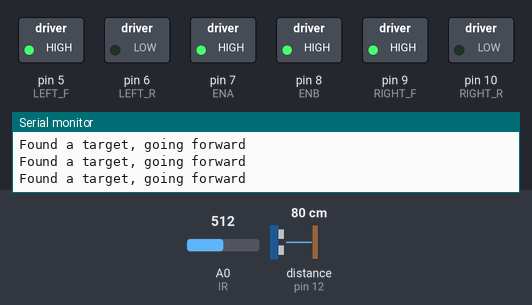
A sketch run on a simulated Arduino Uno, built with avr-gcc and run on an emulated ATmega328P. On the bench: switched loads named in the sketch (green lamp = pin HIGH), the last lines printed to the serial monitor. Wiring (inferred from the names in the program): ultrasonic range finder: trigger pin 11; echo pin 12. Inputs (shaded band) come from the test bench; at power-on: distance to the obstacle (sensor on pin 12) 80 cm, A0 (IR) = 512. The echo pulse lasts 58.3 µs per cm; pins used as bus, display or sensor lines are not drawn.

Above: at 1.2 s.
1.3 s: distance to the obstacle (sensor on pin 12) set to 85 cm
At 2.5 s:
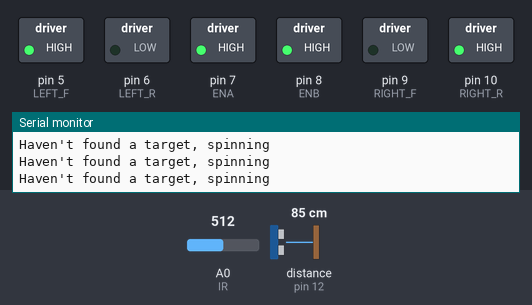
2.8 s: A0 (IR) set to 639
5.8 s: A0 (IR) set to 664
At 6.8 s:
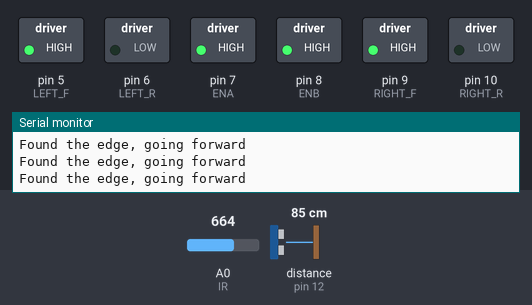
7.8 s: A0 (IR) set to 640
At 8.4 s:
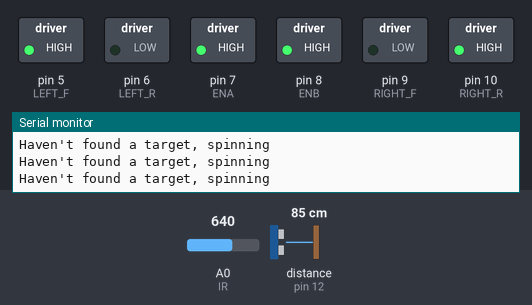
9.3 s: distance to the obstacle (sensor on pin 12) set to 2 cm
At 10.2 s:
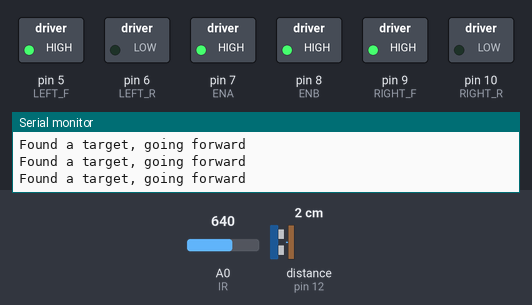
Timing chart, 0 to 12.3 s (numbered marks = the images above; inputs shaded):
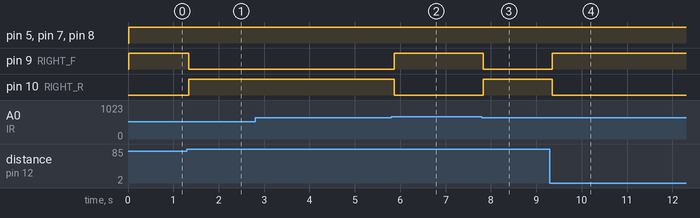

Measured:
- the behaviour switches between 82 and 83 cm on distance to the obstacle (sensor on pin 12) (found by bisection; images 0 and 1)
- the behaviour switches between 649 and 650 on A0 (IR) (found by bisection; images 1 and 2)
- after the input at 1.3 s, pin 9 (RIGHT_F): HIGH → LOW at once; pin 10 (RIGHT_R): LOW → HIGH at once
- after the input at 5.8 s, pin 9 (RIGHT_F): LOW → HIGH after 0.07 s; pin 10 (RIGHT_R): HIGH → LOW after 0.07 s
- after the input at 7.8 s, pin 9 (RIGHT_F): HIGH → LOW at once; pin 10 (RIGHT_R): LOW → HIGH at once
- after the input at 9.3 s, pin 9 (RIGHT_F): LOW → HIGH after 0.05 s; pin 10 (RIGHT_R): HIGH → LOW after 0.05 s

The sketch:

sumo.ino
```cpp
/**
 * Basic Sumo Bot
 * Author: tanv
 * Date: 27-01-2020
 * Hardware required:
 *      - Single 4 Pin Ultrasonic (HC-SR04)
 *      - Single 3 Pin Infrared Sensor
 *      - Dual DC Motors
 *      - Dual H Bridge
 *
 * This is written assuming:
 *      - The ring is black tape on a white surface
 *      - Ultrasonic is on the front of the bot
 *      - IR sensor is on the back of the bot
 */

///////////////////////
//// Defining pins ////
///////////////////////

// Motors
#define LEFT_F  5
#define LEFT_R  6
#define RIGHT_F 9
#define RIGHT_R 10

#define ENA 7
#define ENB 8

// Sensors
#define US_TRIG 11
#define US_ECHO 12
#define IR      A0

#define MAX_SPEED 255
#define DETECTION_DISTANCE 80
#define WHITE 1
#define BLACK 0

////////////////////////
//// Main Functions ////
////////////////////////

void setup()
{
    Serial.begin(9600);
    Serial.println("Setting pins for motors");
    pinMode(LEFT_F, OUTPUT);
    pinMode(LEFT_R, OUTPUT);
    pinMode(RIGHT_R, OUTPUT);
    pinMode(RIGHT_R, OUTPUT);

    Serial.println("Setting pins for sensors");
    pinMode(US_TRIG, OUTPUT);
    pinMode(US_ECHO, INPUT);
    pinMode(IR, INPUT);
}

void loop()
{
    // First make sure we're not getting pushed out
    if (get_colour() == BLACK)
    {
        Serial.println("Found the edge, going forward");
        forward(MAX_SPEED);
        return;
    }

    // Rotate until target is found
    if (get_distance() > DETECTION_DISTANCE) {
        Serial.println("Haven't found a target, spinning");
        c_rotate(MAX_SPEED);
    }
    else
    {
        Serial.println("Found a target, going forward");
        forward(MAX_SPEED);
    }
}

/////////////////////////////
//// Basic Bot Movements ////
/////////////////////////////

/** Function: forward
 * Sends equal power to both motors in the forward direction.
 *
 * int speed: pwm value to specify the speed (0-255)
 */
void forward(int speed)
{
    analogWrite(ENA, speed);
    analogWrite(ENB, speed);
    analogWrite(RIGHT_F, speed);
    analogWrite(RIGHT_R, 0);
    analogWrite(LEFT_F, speed);
    analogWrite(LEFT_R, 0);
}

/** Function: reverse
 * Sends equal power to both motors in the reverse direction.
 *
 * int speed: pwm value to specify the speed (0-255)
 */
void reverse(int speed)
{
    analogWrite(ENA, speed);
    analogWrite(ENB, speed);
    analogWrite(RIGHT_F, 0);
    analogWrite(RIGHT_R, speed);
    analogWrite(LEFT_F, 0);
    analogWrite(LEFT_R, speed);
}

/** Function: c_rotate
 * Sends equal power to both motors in opposite directions to rotate clockwise.
 *
 * int speed: pwm value to specify the speed (0-255)
 */
void c_rotate(int speed)
{
    analogWrite(ENA, speed);
    analogWrite(ENB, speed);
    analogWrite(RIGHT_F, 0);
    analogWrite(LEFT_F, speed);
    analogWrite(RIGHT_R, speed);
    analogWrite(LEFT_R, 0);
}

/** Function: cc_rotate
 * Sends equal power to both motors in opposite directions to rotate
 * counter-clockwise.
 *
 * int speed: pwm value to specify the speed (0-255)
 */
void cc_rotate(int speed)
{
    analogWrite(ENA, speed);
    analogWrite(ENB, speed);
    analogWrite(RIGHT_F, speed);
    analogWrite(LEFT_F, 0);
    analogWrite(RIGHT_R, 0);
    analogWrite(LEFT_R, speed);
}
//////////////////////////////////
//// Sensor Reading Functions ////
//////////////////////////////////

/** Function: get_distance
 * Returns the distance from the ultrasonic sensor in centimetres
 */
int get_distance()
{
    digitalWrite(US_TRIG, LOW);
    delayMicroseconds(2);
    digitalWrite(US_TRIG, HIGH);
    delayMicroseconds(10);
    digitalWrite(US_TRIG, LOW);

    long duration = pulseIn(US_ECHO, HIGH);
    int distance = (duration * 0.034) / 2;
    return distance;
}

/**Function: get_colour
 * Returns the colour in front of the infrared sensor, as either black or white
 */
int get_colour()
{
    if (analogRead(IR) < 650)
        return WHITE;
    return BLACK;
}
```
